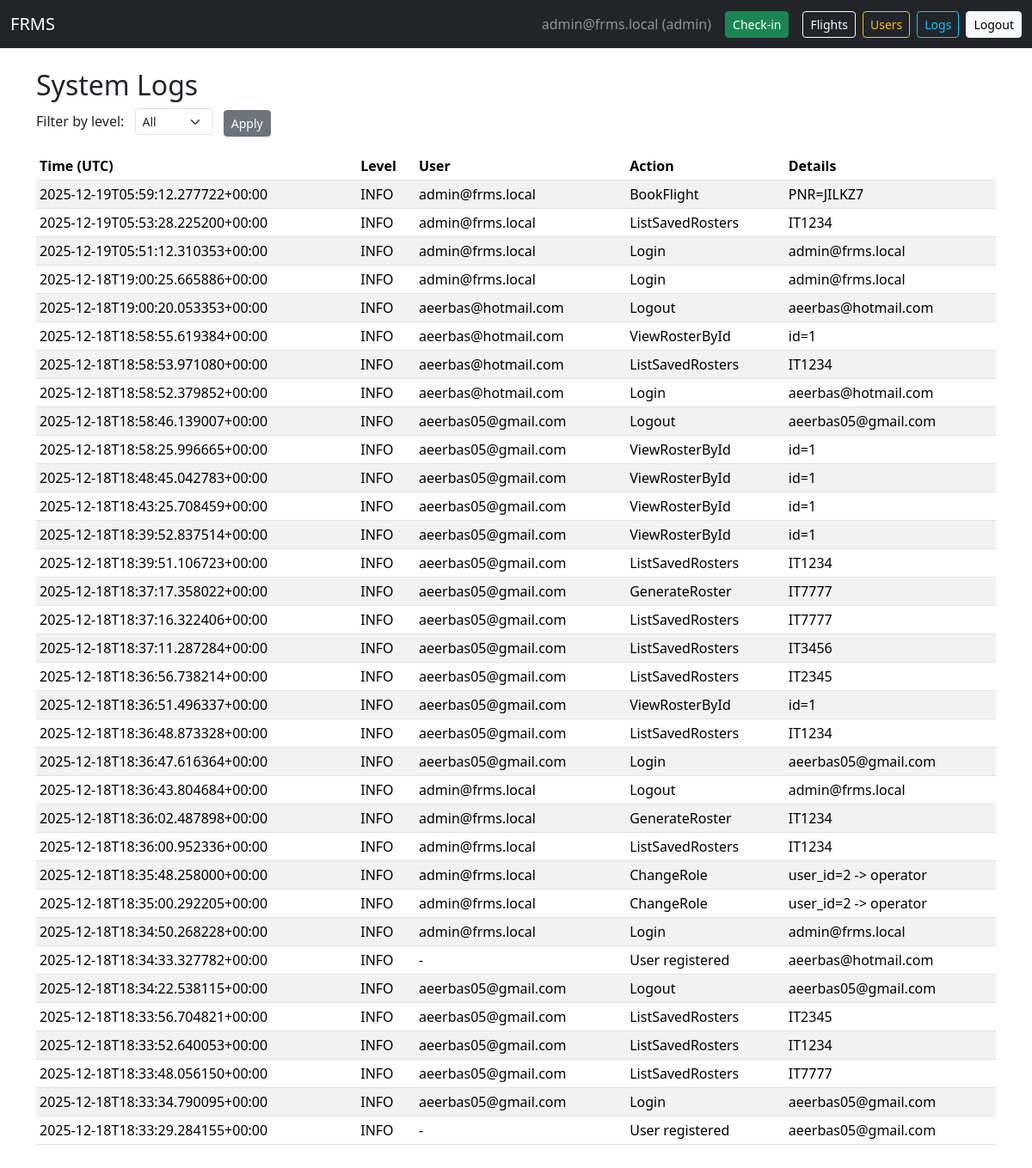
The page /admin/logs (signed in) on the database its author committed.
### tables this page shows
CREATE TABLE users (
            id INTEGER PRIMARY KEY AUTOINCREMENT,
            email TEXT UNIQUE NOT NULL,
            password_hash TEXT NOT NULL,
            role TEXT NOT NULL DEFAULT 'viewer'  -- admin, operator, viewer
        );

CREATE TABLE logs (
            id INTEGER PRIMARY KEY AUTOINCREMENT,
            timestamp TEXT NOT NULL,
            user_email TEXT,
            level TEXT NOT NULL,
            action TEXT NOT NULL,
            details TEXT
        );

### app.py (the view)
@app.route("/admin/logs")
@login_required(role="admin")
def view_logs():
    db = get_db()
    level = request.args.get("level")
    sql = "SELECT * FROM logs WHERE level=? ORDER BY timestamp DESC LIMIT 200" if level else "SELECT * FROM logs ORDER BY timestamp DESC LIMIT 200"
    logs = db.execute(sql, (level,) if level else ()).fetchall()
    return render_template("logs.html", user=current_user(), logs=logs, level=level)

### app.py (called while the page is built)
def get_db():
    if "db" not in g:
        g.db = sqlite3.connect(DATABASE)
        g.db.row_factory = sqlite3.Row
    return g.db

def current_user():
    if "user_id" not in session: return None
    return get_db().execute("SELECT * FROM users WHERE id = ?", (session["user_id"],)).fetchone()

def login_required(role=None):
    from functools import wraps
    def decorator(func):
        @wraps(func)
        def wrapper(*args, **kwargs):
            user = current_user()
            if user is None:
                flash("Please log in first.", "warning")
                return redirect(url_for("login", next=request.path))
            if role and user["role"] != role:
                flash("Unauthorized.", "danger")
                return redirect(url_for("dashboard"))
            return func(*args, **kwargs)
        return wrapper
    return decorator

### templates/logs.html (shortened to what this page needs)
{% extends "base.html" %}
{% block content %}
<h2>System Logs</h2>
<form method="get" class="mb-3">
  <label class="form-label me-2">Filter by level:</label>
  <select name="level" class="form-select form-select-sm d-inline-block w-auto me-2">
    <option value="">All</option>
  </select>
  <button class="btn btn-sm btn-secondary">Apply</button>
</form>
<div class="table-responsive">
  <table class="table table-sm table-striped">
    <thead>
      <tr>
        <th>Time (UTC)</th>
        <th>Level</th>
        <th>User</th>
        <th>Action</th>
        <th>Details</th>
      </tr>
    </thead>
    <tbody>
      {% for log in logs %}
      <tr>
        <td>{{ log['timestamp'] }}</td>
        <td>{{ log['level'] }}</td>
        <td>{{ log['user_email'] or '-' }}</td>
        <td>{{ log['action'] }}</td>
        <td>{{ log['details'] }}</td>
      </tr>
      {% endfor %}
    </tbody>
  </table>
</div>
{% endblock %}

### templates/base.html (shortened to what this page needs)
<!doctype html>
<html lang="en">
<head>
  <link href="https://cdn.jsdelivr.net/npm/bootstrap@5.3.2/dist/css/bootstrap.min.css" rel="stylesheet">
</head>
<body>
  <nav class="navbar navbar-expand-lg navbar-dark bg-dark mb-4">
    <div class="container-fluid">
      <a class="navbar-brand" href="{{ url_for('home') }}">FRMS</a>
      <div class="d-flex align-items-center">
        {% if user %}
        <span class="navbar-text me-3 text-white-50">{{ user['email'] }} ({{ user['role'] }})</span>
        <a class="btn btn-success btn-sm me-3" href="{{ url_for('checkin') }}">Check-in</a>
        <a class="btn btn-outline-light btn-sm me-2" href="{{ url_for('flight_search') }}">Flights</a>
        {% if user['role'] == 'admin' %}
        <a class="btn btn-outline-warning btn-sm me-2" href="{{ url_for('manage_users') }}">Users</a>
        <a class="btn btn-outline-info btn-sm me-2" href="{{ url_for('view_logs') }}">Logs</a>
        {% endif %}
        <a class="btn btn-light btn-sm" href="{{ url_for('logout') }}">Logout</a>
        {% else %}
        <a class="btn btn-outline-light btn-sm me-2" href="{{ url_for('login') }}">Login</a>
        <a class="btn btn-light btn-sm" href="{{ url_for('register') }}">Register</a>
        {% endif %}
      </div>
    </div>
  </nav>
  <div class="container mb-5">
    {% block content %}{% endblock %}
  </div>
</body>
</html>

### rows shown on the page
users: email "admin@frms.local", role "admin"
logs: timestamp "2025-12-19T05:59:12.277722+00:00", level "INFO", user_email "admin@frms.local", action "BookFlight", details "PNR=JILKZ7"
logs: timestamp "2025-12-19T05:53:28.225200+00:00", level "INFO", user_email "admin@frms.local", action "ListSavedRosters", details "IT1234"
logs: timestamp "2025-12-19T05:51:12.310353+00:00", level "INFO", user_email "admin@frms.local", action "Login", details "admin@frms.local"
logs: timestamp "2025-12-18T19:00:25.665886+00:00", level "INFO", user_email "admin@frms.local", action "Login", details "admin@frms.local"
logs: timestamp "2025-12-18T19:00:20.053353+00:00", level "INFO", user_email "aeerbas@hotmail.com", action "Logout", details "aeerbas@hotmail.com"
logs: timestamp "2025-12-18T18:58:55.619384+00:00", level "INFO", user_email "aeerbas@hotmail.com", action "ViewRosterById", details "id=1"
logs: timestamp "2025-12-18T18:58:53.971080+00:00", level "INFO", user_email "aeerbas@hotmail.com", action "ListSavedRosters", details "IT1234"
logs: timestamp "2025-12-18T18:58:52.379852+00:00", level "INFO", user_email "aeerbas@hotmail.com", action "Login", details "aeerbas@hotmail.com"
logs: timestamp "2025-12-18T18:58:46.139007+00:00", level "INFO", user_email "aeerbas05@gmail.com", action "Logout", details "aeerbas05@gmail.com"
logs: timestamp "2025-12-18T18:58:25.996665+00:00", level "INFO", user_email "aeerbas05@gmail.com", action "ViewRosterById", details "id=1"
logs: timestamp "2025-12-18T18:48:45.042783+00:00", level "INFO", user_email "aeerbas05@gmail.com", action "ViewRosterById", details "id=1"
logs: timestamp "2025-12-18T18:43:25.708459+00:00", level "INFO", user_email "aeerbas05@gmail.com", action "ViewRosterById", details "id=1"
logs: timestamp "2025-12-18T18:39:52.837514+00:00", level "INFO", user_email "aeerbas05@gmail.com", action "ViewRosterById", details "id=1"
logs: timestamp "2025-12-18T18:39:51.106723+00:00", level "INFO", user_email "aeerbas05@gmail.com", action "ListSavedRosters", details "IT1234"
logs: timestamp "2025-12-18T18:37:17.358022+00:00", level "INFO", user_email "aeerbas05@gmail.com", action "GenerateRoster", details "IT7777"
logs: timestamp "2025-12-18T18:37:16.322406+00:00", level "INFO", user_email "aeerbas05@gmail.com", action "ListSavedRosters", details "IT7777"
logs: timestamp "2025-12-18T18:37:11.287284+00:00", level "INFO", user_email "aeerbas05@gmail.com", action "ListSavedRosters", details "IT3456"
logs: timestamp "2025-12-18T18:36:56.738214+00:00", level "INFO", user_email "aeerbas05@gmail.com", action "ListSavedRosters", details "IT2345"
logs: timestamp "2025-12-18T18:36:51.496337+00:00", level "INFO", user_email "aeerbas05@gmail.com", action "ViewRosterById", details "id=1"
logs: timestamp "2025-12-18T18:36:48.873328+00:00", level "INFO", user_email "aeerbas05@gmail.com", action "ListSavedRosters", details "IT1234"
logs: timestamp "2025-12-18T18:36:47.616364+00:00", level "INFO", user_email "aeerbas05@gmail.com", action "Login", details "aeerbas05@gmail.com"
logs: timestamp "2025-12-18T18:36:43.804684+00:00", level "INFO", user_email "admin@frms.local", action "Logout", details "admin@frms.local"
logs: timestamp "2025-12-18T18:36:02.487898+00:00", level "INFO", user_email "admin@frms.local", action "GenerateRoster", details "IT1234"
logs: timestamp "2025-12-18T18:36:00.952336+00:00", level "INFO", user_email "admin@frms.local", action "ListSavedRosters", details "IT1234"
logs: timestamp "2025-12-18T18:35:48.258000+00:00", level "INFO", user_email "admin@frms.local", action "ChangeRole", details "user_id=2 -> operator"
logs: timestamp "2025-12-18T18:35:00.292205+00:00", level "INFO", user_email "admin@frms.local", action "ChangeRole", details "user_id=2 -> operator"
logs: timestamp "2025-12-18T18:34:50.268228+00:00", level "INFO", user_email "admin@frms.local", action "Login", details "admin@frms.local"
logs: timestamp "2025-12-18T18:34:33.327782+00:00", level "INFO", log "-", action "User registered", details "aeerbas@hotmail.com"
logs: timestamp "2025-12-18T18:34:22.538115+00:00", level "INFO", user_email "aeerbas05@gmail.com", action "Logout", details "aeerbas05@gmail.com"
logs: timestamp "2025-12-18T18:33:56.704821+00:00", level "INFO", user_email "aeerbas05@gmail.com", action "ListSavedRosters", details "IT2345"
logs: timestamp "2025-12-18T18:33:52.640053+00:00", level "INFO", user_email "aeerbas05@gmail.com", action "ListSavedRosters", details "IT1234"
logs: timestamp "2025-12-18T18:33:48.056150+00:00", level "INFO", user_email "aeerbas05@gmail.com", action "ListSavedRosters", details "IT7777"
logs: timestamp "2025-12-18T18:33:34.790095+00:00", level "INFO", user_email "aeerbas05@gmail.com", action "Login", details "aeerbas05@gmail.com"
logs: timestamp "2025-12-18T18:33:29.284155+00:00", level "INFO", log "-", action "User registered", details "aeerbas05@gmail.com"
